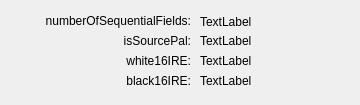
<?xml version="1.0" encoding="UTF-8"?>
<ui version="4.0">
 <class>videoMetadataDialog</class>
 <widget class="QDialog" name="videoMetadataDialog">
  <property name="geometry">
   <rect>
    <x>0</x>
    <y>0</y>
    <width>360</width>
    <height>105</height>
   </rect>
  </property>
  <property name="minimumSize">
   <size>
    <width>360</width>
    <height>105</height>
   </size>
  </property>
  <property name="windowTitle">
   <string>Video Metadata</string>
  </property>
  <widget class="QLabel" name="label">
   <property name="geometry">
    <rect>
     <x>10</x>
     <y>10</y>
     <width>181</width>
     <height>21</height>
    </rect>
   </property>
   <property name="text">
    <string>numberOfSequentialFields:</string>
   </property>
   <property name="alignment">
    <set>Qt::AlignRight|Qt::AlignTrailing|Qt::AlignVCenter</set>
   </property>
  </widget>
  <widget class="QLabel" name="label_2">
   <property name="geometry">
    <rect>
     <x>10</x>
     <y>50</y>
     <width>181</width>
     <height>21</height>
    </rect>
   </property>
   <property name="text">
    <string>white16IRE:</string>
   </property>
   <property name="alignment">
    <set>Qt::AlignRight|Qt::AlignTrailing|Qt::AlignVCenter</set>
   </property>
  </widget>
  <widget class="QLabel" name="label_3">
   <property name="geometry">
    <rect>
     <x>10</x>
     <y>70</y>
     <width>181</width>
     <height>21</height>
    </rect>
   </property>
   <property name="text">
    <string>black16IRE:</string>
   </property>
   <property name="alignment">
    <set>Qt::AlignRight|Qt::AlignTrailing|Qt::AlignVCenter</set>
   </property>
  </widget>
  <widget class="QLabel" name="label_4">
   <property name="geometry">
    <rect>
     <x>10</x>
     <y>30</y>
     <width>181</width>
     <height>21</height>
    </rect>
   </property>
   <property name="text">
    <string>isSourcePal:</string>
   </property>
   <property name="alignment">
    <set>Qt::AlignRight|Qt::AlignTrailing|Qt::AlignVCenter</set>
   </property>
  </widget>
  <widget class="QLabel" name="numberOfSequentialFieldsLabel">
   <property name="geometry">
    <rect>
     <x>200</x>
     <y>11</y>
     <width>151</width>
     <height>21</height>
    </rect>
   </property>
   <property name="text">
    <string>TextLabel</string>
   </property>
  </widget>
  <widget class="QLabel" name="isSourcePalLabel">
   <property name="geometry">
    <rect>
     <x>200</x>
     <y>30</y>
     <width>151</width>
     <height>21</height>
    </rect>
   </property>
   <property name="text">
    <string>TextLabel</string>
   </property>
  </widget>
  <widget class="QLabel" name="white16IreLabel">
   <property name="geometry">
    <rect>
     <x>200</x>
     <y>50</y>
     <width>151</width>
     <height>21</height>
    </rect>
   </property>
   <property name="text">
    <string>TextLabel</string>
   </property>
  </widget>
  <widget class="QLabel" name="black16IreLabel">
   <property name="geometry">
    <rect>
     <x>200</x>
     <y>70</y>
     <width>151</width>
     <height>21</height>
    </rect>
   </property>
   <property name="text">
    <string>TextLabel</string>
   </property>
  </widget>
 </widget>
 <resources/>
 <connections/>
</ui>
